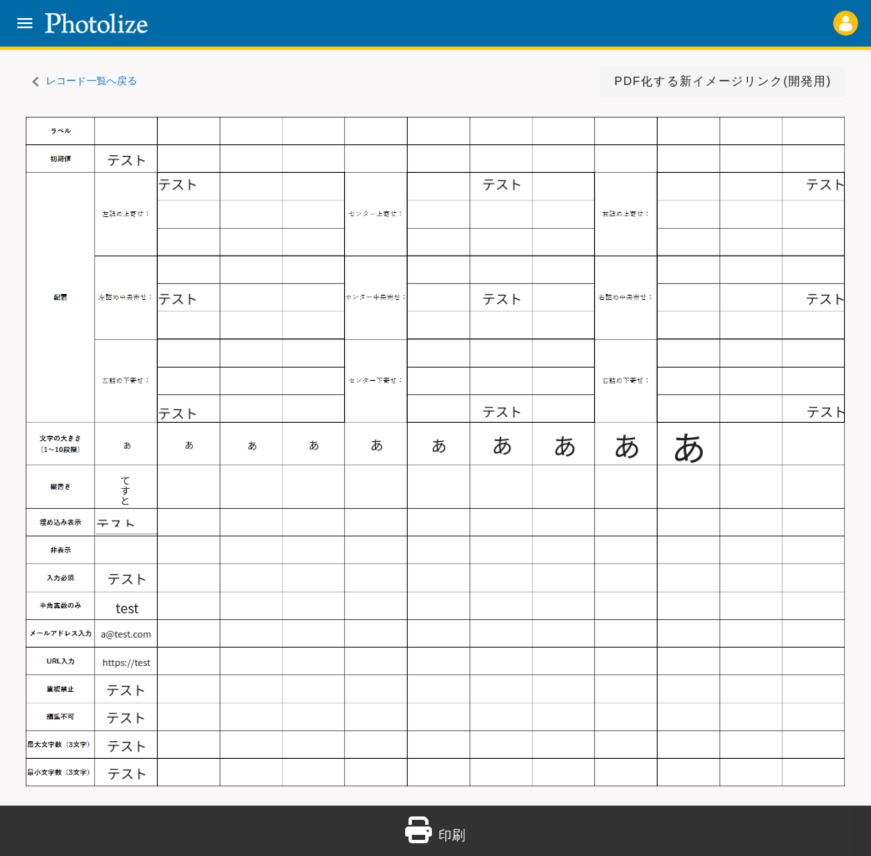
#> input picture python/TestScript/photolize/slt_ver1/high_png/base.png, 2613 x 2567 px, found by its file name (shown at 1/3 size)
$ python detect_rec_old.py
#> lines starting #> are read from the running program, lines starting #| are printed output that depends on the picture; after the words box and inside, x2 and y2 are one past the last pixel; in counts of white or black regions, pixels touching at a corner belong together
# 成功作
# 連番の色枠付き画像を生成＆対応する赤枠と緑枠を出力＆赤枠と緑枠の座標と幅と高さを出力＆配置の差異判定
# 参考サイト：https://sosotata.com/spot7differences/
import cv2
import os
import numpy as np

# 保存先ディレクトリを作成
output_dir = os.path.join(os.path.dirname(os.path.abspath(__file__)), "high_png/")
# フォルダが存在しない場合は作成
if not os.path.exists(output_dir):
    os.makedirs(output_dir)
# ファイル名を生成
output_file_name_A = 'base.png'
output_file_name_B = 'chg_position.png'
# ファイルパスを作成
output_file_path_A = os.path.join(output_dir, output_file_name_A)
output_file_path_B = os.path.join(output_dir, output_file_name_B)

img1 = cv2.imread(output_file_path_A)
#> img1 is the input picture: shape (2567, 2613, 3); mean B, G, R 229.8, 227.4, 222.3
img2 = cv2.imread(output_file_path_B)
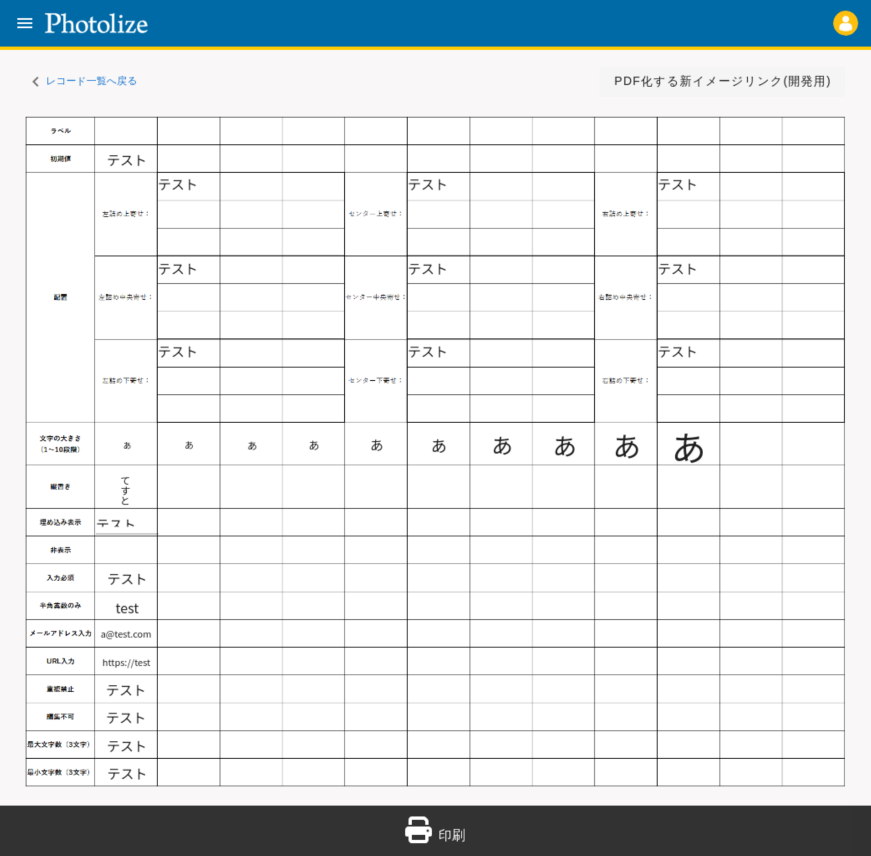
#> input picture python/TestScript/photolize/slt_ver1/high_png/chg_position.png, 2613 x 2567 px, found by its file name (shown at 1/3 size)
#> img2 is the input picture: shape (2567, 2613, 3); mean B, G, R 229.8, 227.4, 222.3

clahe = cv2.createCLAHE(clipLimit=30.0, tileGridSize=(10, 10))
img1_gray = cv2.cvtColor(img1, cv2.COLOR_BGR2GRAY)
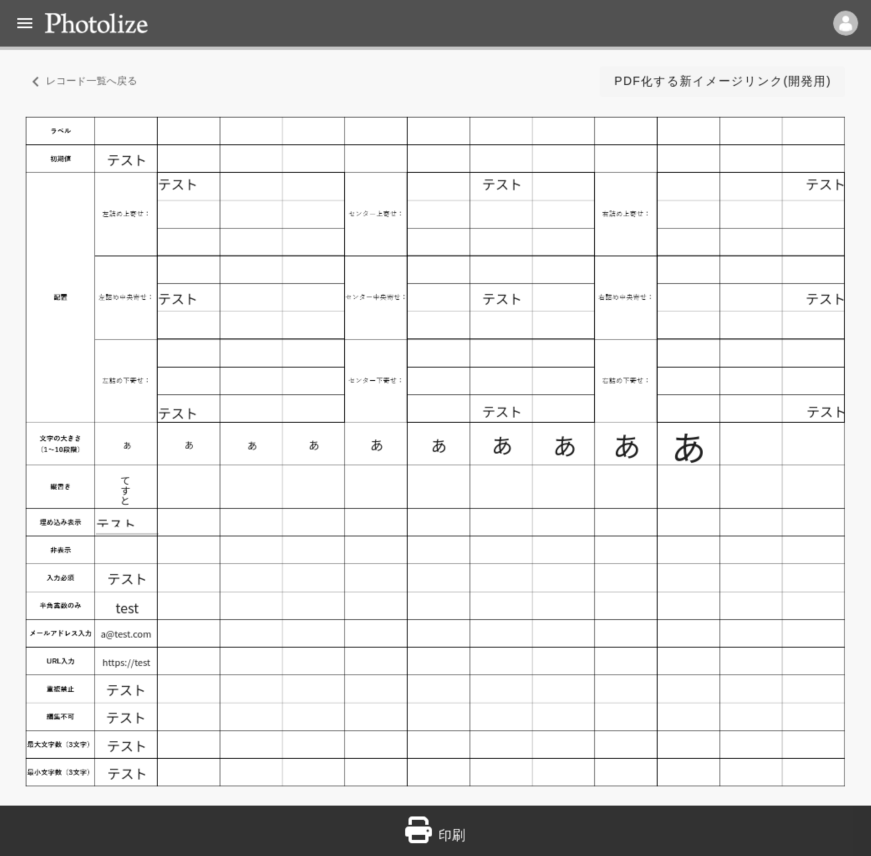
#> img1_gray: shape (2567, 2613) (shown at 1/3 size); min 0, max 255, mean 226.2
img2_gray = cv2.cvtColor(img2, cv2.COLOR_BGR2GRAY)
img1_gray = clahe.apply(img1_gray)
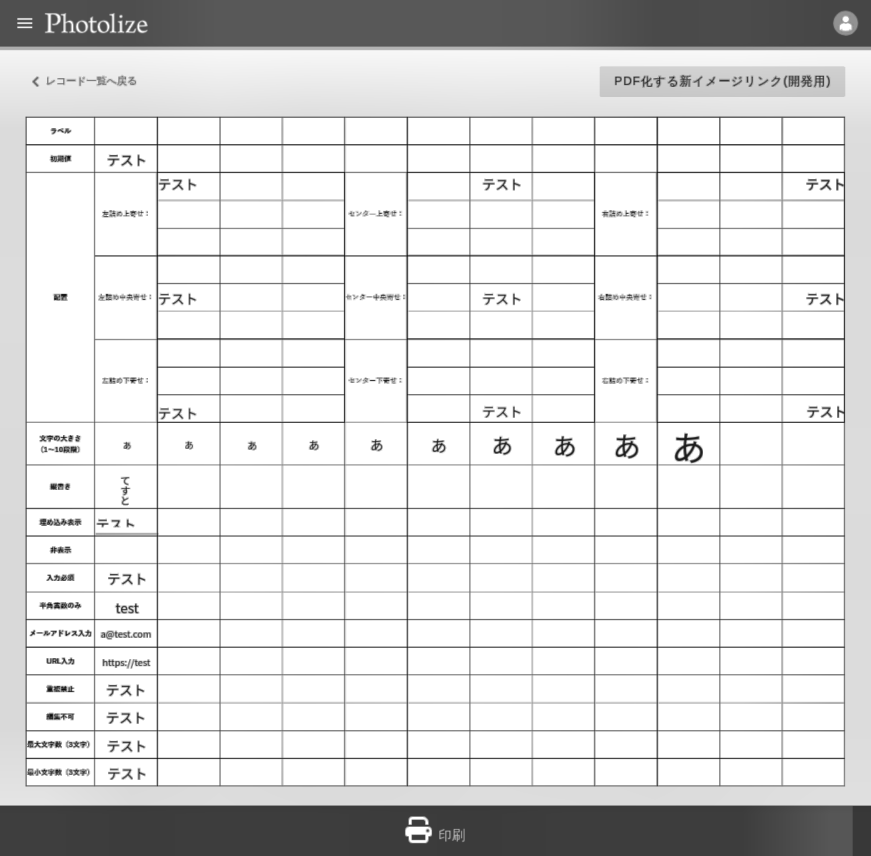
#> img1_gray: shape (2567, 2613) (shown at 1/3 size); min 1, max 255, mean 220.8
img2_gray = clahe.apply(img2_gray)

img1_gray = cv2.GaussianBlur(img1_gray, (13, 13), 0)
img2_gray = cv2.GaussianBlur(img2_gray, (13, 13), 0)

# [11 lines of commented-out code are left out]
diff = cv2.absdiff(img1_gray, img2_gray)
ret, diff = cv2.threshold(diff, 0, 255, cv2.THRESH_BINARY + cv2.THRESH_OTSU)
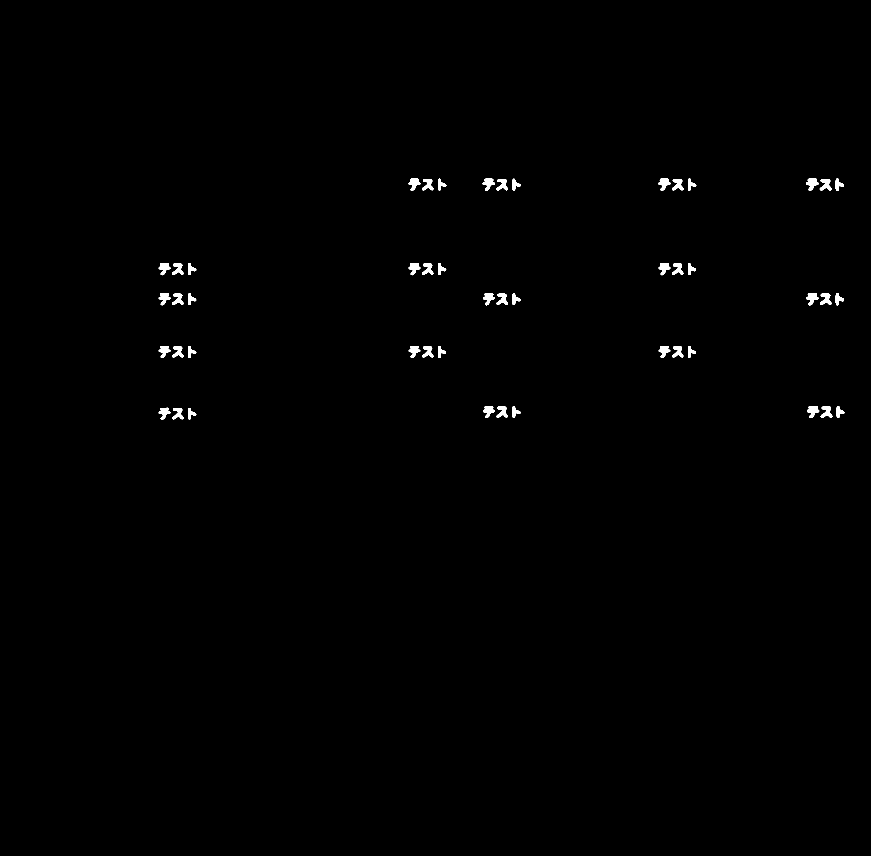
#> diff: shape (2567, 2613) (shown at 1/3 size); 0.43% white; 54 white regions, largest, box (x1, y1, x2, y2) and area: (2418, 536, 2455, 572) 770, (2421, 1218, 2458, 1254) 750, (1975, 536, 2011, 572) 742
#> ret = 48
diff = cv2.GaussianBlur(diff, (11, 11), 0)

### 枠づけ ###
red_rectangles = []  # 赤枠の情報を格納するリスト
green_rectangles = []  # 緑枠の情報を格納するリスト
text_positions = []  # 文字の位置情報を格納するリスト
correct_contours = [] # 適切な枠の情報を格納するリスト
threshold_distance = 100

# 画像Aから画像Bを引くことで1枚目の画像の差分のみを取得
diff_img1 = cv2.subtract(img1_gray, img2_gray)
diff_img2 = cv2.subtract(img2_gray, img1_gray)

# 二値化
ret, diff_img1 = cv2.threshold(diff_img1, 0, 255, cv2.THRESH_BINARY + cv2.THRESH_OTSU)
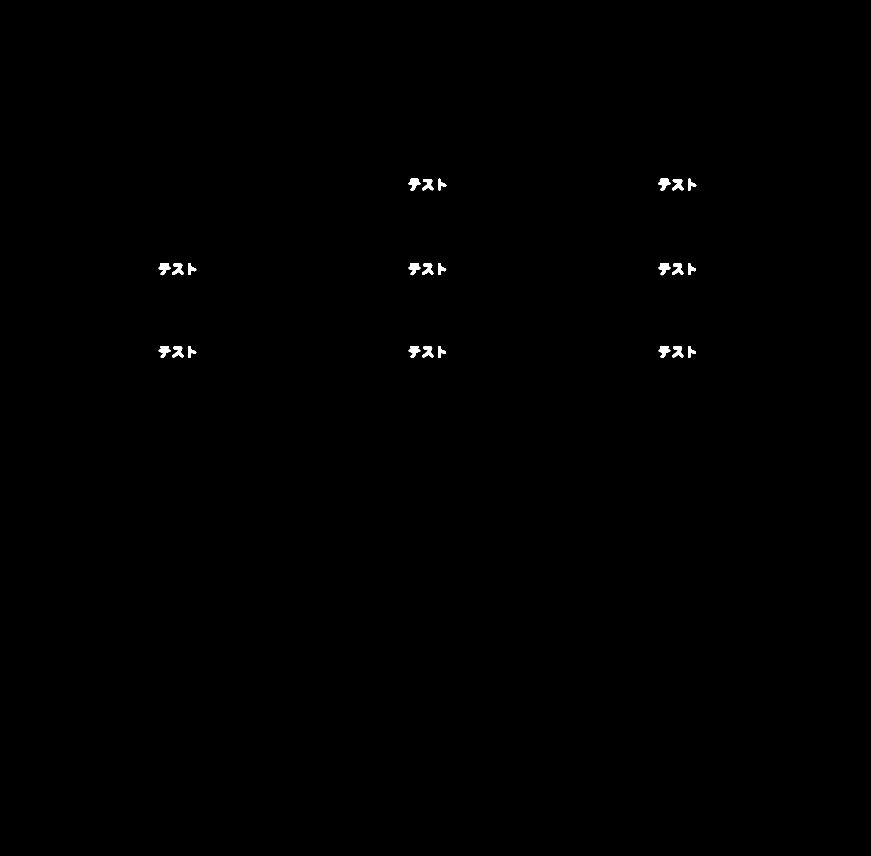
#> diff_img1: shape (2567, 2613) (shown at 1/3 size); 0.21% white; 27 white regions, largest, box (x1, y1, x2, y2) and area: (1975, 536, 2011, 572) 742, (1226, 536, 1261, 572) 723, (2016, 537, 2050, 571) 703
diff_img1 = cv2.GaussianBlur(diff_img1, (11, 11), 0)
ret, diff_img2 = cv2.threshold(diff_img2, 0, 255, cv2.THRESH_BINARY + cv2.THRESH_OTSU)
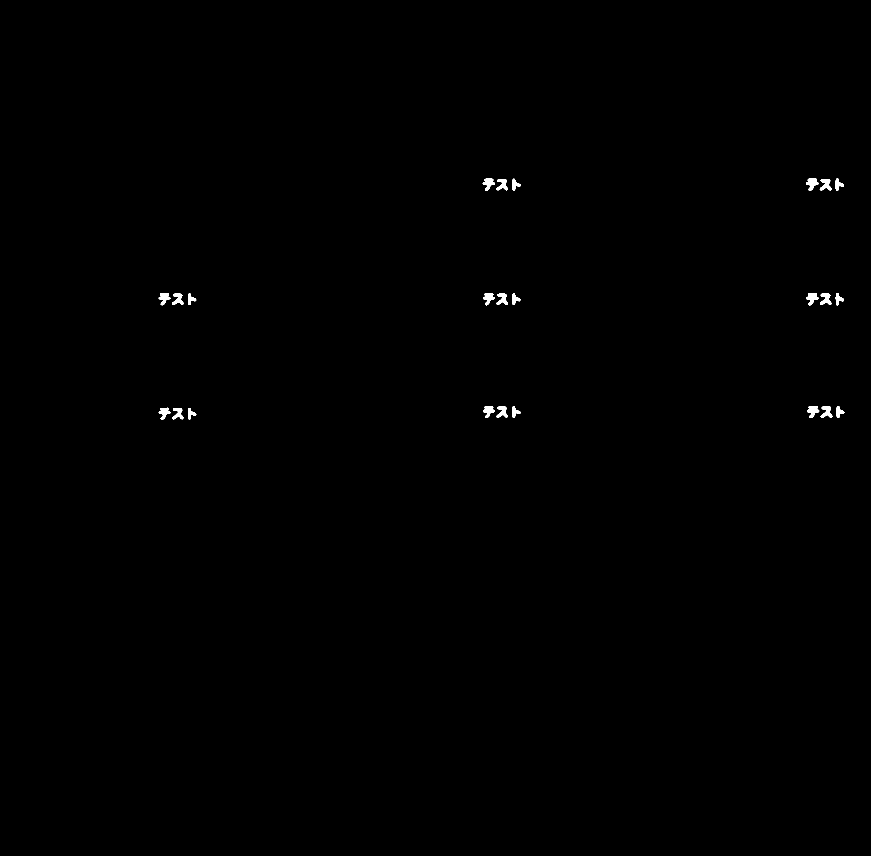
#> diff_img2: shape (2567, 2613) (shown at 1/3 size); 0.21% white; 27 white regions
#> ret = 49
diff_img2 = cv2.GaussianBlur(diff_img2, (11, 11), 0)

# 差分画像に輪郭を描画
contours1, _ = cv2.findContours(diff_img1, cv2.RETR_EXTERNAL, cv2.CHAIN_APPROX_SIMPLE)
#> contours1 = 16 contours; largest, box (x1, y1, x2, y2) and area: (1970, 531, 2055, 577) 2894, (1221, 531, 1305, 577) 2844, (471, 785, 556, 830) 2798, (471, 1033, 555, 1079) 2788, (1221, 1033, 1305, 1079) 2780
contours2, _ = cv2.findContours(diff_img2, cv2.RETR_EXTERNAL, cv2.CHAIN_APPROX_SIMPLE)
#> contours2 = 16 contours; largest, box (x1, y1, x2, y2) and area: (2413, 531, 2500, 577) 2946, (2416, 1213, 2502, 1259) 2899, (2414, 875, 2499, 921) 2887, (1443, 531, 1529, 577) 2840, (471, 875, 555, 921) 2778
all_contours = contours1 + contours2
#> all_contours = 32 contours; largest, box (x1, y1, x2, y2) and area: (2413, 531, 2500, 577) 2946, (2416, 1213, 2502, 1259) 2899, (1970, 531, 2055, 577) 2894, (2414, 875, 2499, 921) 2887, (1221, 531, 1305, 577) 2844
print("抽出された枠の数:", len(all_contours))
#| 抽出された枠の数: 32

# 各枠に対して処理を行う
for contour in all_contours:
    x, y, w, h = cv2.boundingRect(contour)
    # 枠の中心座標を計算
    center_x = x + w // 2
    center_y = y + h // 2

    # 既存の文字と近くにある場合、同じ枠に追加
    is_added_to_existing = False
    for text_position in text_positions:
        dist = np.sqrt((center_x - text_position[0]) ** 2 + (center_y - text_position[1]) ** 2)
        if dist < threshold_distance:  # 適切な距離の閾値を設定
            text_position[0] = (text_position[0] + center_x) // 2  # 中心座標を更新
            text_position[1] = (text_position[1] + center_y) // 2
            text_position[2] = min(text_position[2], x)  # 枠の左上座標を更新
            text_position[3] = min(text_position[3], y)
            text_position[4] = max(text_position[4], x + w)  # 枠の右下座標を更新
            text_position[5] = max(text_position[5], y + h)
            is_added_to_existing = True
            break

    # 新しい枠として追加
    if not is_added_to_existing:
        text_positions.append([center_x, center_y, x, y, x + w, y + h])
#> this loop made 32 passes
#> (x, y, w, h, center_x, center_y) on passes 1 to 12: (2059, 1033, 34, 45, 2076, 1055), (1971, 1033, 84, 46, 2013, 1056), (1309, 1033, 34, 45, 1326, 1055), (1221, 1033, 84, 46, 1263, 1056), (559, 1033, 35, 45, 576, 1055), (471, 1033, 84, 46, 513, 1056), (1971, 785, 84, 46, 2013, 808), (1309, 785, 34, 45, 1326, 807), (1221, 785, 84, 45, 1263, 807), (559, 785, 35, 45, 576, 807), (471, 785, 85, 45, 513, 807), (2059, 784, 34, 46, 2076, 807)
#> after the loop, text_position = [1517, 554, 1443, 531, 1567, 577]; text_positions = 15 items

# 適切な枠の情報をもつリストの作成
for position in text_positions:
    x1, y1, x2, y2 = position[2:]
    correct_contours.append([x1, y1, x2-x1, y2-y1])
#> this loop made 15 passes
#> (position, x1, y1, x2, y2) on passes 1 to 11: ([2044, 1055, 1971, 1033, 2093, 1079], 1971, 1033, 2093, 1079), ([1294, 1055, 1221, 1033, 1343, 1079], 1221, 1033, 1343, 1079), ([544, 1055, 471, 1033, 594, 1079], 471, 1033, 594, 1079), ([2044, 807, 1971, 784, 2093, 831], 1971, 784, 2093, 831), ([1294, 807, 1221, 785, 1343, 830], 1221, 785, 1343, 830), ([536, 875, 471, 785, 594, 921], 471, 785, 594, 921), ([2044, 554, 1970, 531, 2094, 577], 1970, 531, 2094, 577), ([1294, 554, 1221, 531, 1344, 577], 1221, 531, 1344, 577), ([544, 1241, 471, 1218, 594, 1264], 471, 1218, 594, 1264), ([1517, 1236, 1444, 1214, 1567, 1259], 1444, 1214, 1567, 1259), ([2490, 1236, 2416, 1213, 2538, 1259], 2416, 1213, 2538, 1259)
#> after the loop, correct_contours = 15 items, first 6: [1971, 1033, 122, 46], [1221, 1033, 122, 46], [471, 1033, 123, 46], [1971, 784, 122, 47], [1221, 785, 122, 45], [471, 785, 123, 136]
print("適切な枠の数:", len(correct_contours))
#| 適切な枠の数: 15

# 枠を描画
for c in correct_contours:
    x, y, w, h = c

    if w > 1 and h > 1:
        if img2[y:y+h, x:x+w].mean() > img1[y:y+h, x:x+w].mean():
            # 差異が２枚目の画像で大きい場合、赤色で表示
            cv2.rectangle(img2, (x, y), (x + w, y + h), (0, 0, 255), 3)
            red_rectangles.append((x, y, w, h))
        else:
            # 差異が１枚目の画像で大きい場合、緑色で表示
            cv2.rectangle(img2, (x, y), (x + w, y + h), (0, 255, 0), 4)
            green_rectangles.append((x, y, w, h))
#> this loop made 15 passes
#> (x, y, w, h) on passes 1 to 12: (1971, 1033, 122, 46), (1221, 1033, 122, 46), (471, 1033, 123, 46), (1971, 784, 122, 47), (1221, 785, 122, 45), (471, 785, 123, 136), (1970, 531, 124, 46), (1221, 531, 123, 46), (471, 1218, 123, 46), (1444, 1214, 123, 45), (2416, 1213, 122, 46), (2414, 874, 123, 47)
#> after the loop, green_rectangles = [(1971, 1033, 122, 46), (1221, 1033, 122, 46), (471, 1033, 123, 46), (1971, 784, 122, 47), (1221, 785, 122, 45), (471, 785, 123, 136), (1970, 531, 124, 46), (1221, 531, 123, 46)]; red_rectangles = [(471, 1218, 123, 46), (1444, 1214, 123, 45), (2416, 1213, 122, 46), (2414, 874, 123, 47), (1444, 875, 122, 46), (2413, 531, 124, 46), (1443, 531, 124, 46)]

# 赤枠の座標をy座標が0に近い順、次にx座標が0に近い順にソート
red_rectangles.sort(key=lambda rect: (rect[1], rect[0]))
# 緑枠の座標をy座標が0に近い順、次にx座標が0に近い順にソート
green_rectangles.sort(key=lambda rect: (rect[1], rect[0]))

# 赤枠に番号を割り振りながら座標を出力
for i, (x, y, w, h) in enumerate(red_rectangles, start=1):
    cv2.putText(img2, str(i), (x, y-5), cv2.FONT_HERSHEY_SIMPLEX, 1, (0, 0, 255), 3)
    print(f"赤枠{i:2}: x座標 ={x:5}, y座標 ={y:5}, 幅 ={w:4}, 高さ ={h:3}")
#> this loop made 7 passes
#| 赤枠 1: x座標 = 1443, y座標 =  531, 幅 = 124, 高さ = 46
#| 赤枠 2: x座標 = 2413, y座標 =  531, 幅 = 124, 高さ = 46
#| 赤枠 3: x座標 = 2414, y座標 =  874, 幅 = 123, 高さ = 47
#| 赤枠 4: x座標 = 1444, y座標 =  875, 幅 = 122, 高さ = 46
#| 赤枠 5: x座標 = 2416, y座標 = 1213, 幅 = 122, 高さ = 46
#| 赤枠 6: x座標 = 1444, y座標 = 1214, 幅 = 123, 高さ = 45
#| 赤枠 7: x座標 =  471, y座標 = 1218, 幅 = 123, 高さ = 46

# 緑枠に番号を割り振りながら座標を出力
for i, (x, y, w, h) in enumerate(green_rectangles, start=1):
    cv2.putText(img2, str(i), (x, y-5), cv2.FONT_HERSHEY_SIMPLEX, 1, (0, 255, 0), 3)
    print(f"緑枠{i:2}: x座標 ={x:5}, y座標 ={y:5}, 幅 ={w:4}, 高さ ={h:3}")
#> this loop made 8 passes
#| 緑枠 1: x座標 = 1221, y座標 =  531, 幅 = 123, 高さ = 46
#| 緑枠 2: x座標 = 1970, y座標 =  531, 幅 = 124, 高さ = 46
#| 緑枠 3: x座標 = 1971, y座標 =  784, 幅 = 122, 高さ = 47
#| 緑枠 4: x座標 =  471, y座標 =  785, 幅 = 123, 高さ =136
#| 緑枠 5: x座標 = 1221, y座標 =  785, 幅 = 122, 高さ = 45
#| 緑枠 6: x座標 =  471, y座標 = 1033, 幅 = 123, 高さ = 46
#| 緑枠 7: x座標 = 1221, y座標 = 1033, 幅 = 122, 高さ = 46
#| 緑枠 8: x座標 = 1971, y座標 = 1033, 幅 = 122, 高さ = 46

# 対応する赤枠と緑枠を表示
match_list = []  # マッチング結果を格納するリスト
for i, (x1, y1, w1, h1) in enumerate(red_rectangles, start=1):
    min_distance = float('inf')  # 最小距離を初期化
    closest_green_rect_index = None  # 最も近い緑枠のインデックスを初期化

    for j, (x2, y2, w2, h2) in enumerate(green_rectangles, start=1):
        # 赤枠と緑枠の中心座標を計算
        center_x1 = x1 + w1 // 2
        center_y1 = y1 + h1 // 2
        center_x2 = x2 + w2 // 2
        center_y2 = y2 + h2 // 2

        # 中心座標間の距離を計算
        distance = np.sqrt((center_x1 - center_x2)**2 + (center_y1 - center_y2)**2)

        if distance < 650 and distance < min_distance:  # 適切な距離の閾値を設定
            min_distance = distance
            closest_green_rect_index = j-1

    if closest_green_rect_index is not None:
        match_list.append((i, closest_green_rect_index+1, red_rectangles[i-1], green_rectangles[closest_green_rect_index]))
        print(f"赤枠{i:2} と緑枠{closest_green_rect_index+1:2} は対応します")
#> this loop made 7 passes
#| 赤枠 1 と緑枠 1 は対応します
#| 赤枠 2 と緑枠 2 は対応します
#| 赤枠 3 と緑枠 3 は対応します
#| 赤枠 4 と緑枠 5 は対応します
#| 赤枠 5 と緑枠 8 は対応します
#| 赤枠 6 と緑枠 7 は対応します
#| 赤枠 7 と緑枠 6 は対応します
#> after the loop, match_list = 7 items

### 差異が検出されたか判定 ###
# ある閾値以上の白いピクセルが存在する場合、差分があると判断する
threshold = 100  # 適切な閾値を選択
red_text_start = "\033[91m"
red_text_end = "\033[0m"
green_text_start = "\033[92m"
green_text_end = "\033[0m"

# 座標の違いから配置の差異を検出
# match_listを使用して、赤枠と緑枠の座標の差を求める
count = 0
# 幅と高さの差の許容誤差
tolerance = 5
for i, (red_point, green_point, red_rect, green_rect) in enumerate(match_list, start=1):
    x1, y1, w1, h1 = red_rect
    x2, y2, w2, h2 = green_rect

    # 赤枠と緑枠の座標の差を計算
    x_diff = x1 - x2
    y_diff = y1 - y2
    w_diff = w1 - w2
    h_diff = h1 - h2

    # 幅と高さの差が許容誤差以内のとき
    if abs(w_diff) <= tolerance and abs(h_diff) <= tolerance:
        # x座標またはy座標の差が0以外のとき
        if x_diff != 0 or y_diff != 0:
            count += 1 # いくつ差異箇所があったかをカウント

        # 差を表示
        print(f"(赤枠{red_point}, 緑枠{green_point}): x座標差={abs(x_diff):5}, y座標差={abs(y_diff):5}, 幅差={abs(w_diff):2}, 高低差={abs(h_diff):2}")
#> this loop made 7 passes
#> (green_point, x1, y1, w1, h1, x2, y2, w2) on passes 1 to 7: (1, 1443, 531, 124, 46, 1221, 531, 123), (2, 2413, 531, 124, 46, 1970, 531, 124), (3, 2414, 874, 123, 47, 1971, 784, 122), (5, 1444, 875, 122, 46, 1221, 785, 122), (8, 2416, 1213, 122, 46, 1971, 1033, 122), (7, 1444, 1214, 123, 45, 1221, 1033, 122), (6, 471, 1218, 123, 46, 471, 1033, 123)
#| (赤枠1, 緑枠1): x座標差=  222, y座標差=    0, 幅差= 1, 高低差= 0
#| (赤枠2, 緑枠2): x座標差=  443, y座標差=    0, 幅差= 0, 高低差= 0
#| (赤枠3, 緑枠3): x座標差=  443, y座標差=   90, 幅差= 1, 高低差= 0
#| (赤枠4, 緑枠5): x座標差=  223, y座標差=   90, 幅差= 0, 高低差= 1
#| (赤枠5, 緑枠8): x座標差=  445, y座標差=  180, 幅差= 0, 高低差= 0
#| (赤枠6, 緑枠7): x座標差=  223, y座標差=  181, 幅差= 1, 高低差= 1
#| (赤枠7, 緑枠6): x座標差=    0, y座標差=  185, 幅差= 0, 高低差= 0
#> after the loop, count = 7

if count > 0:
    print(f"{red_text_start}配置の差異を {count} 箇所検出しました{red_text_end}")
#| [91m配置の差異を 7 箇所検出しました[0m
else:
    print(f"{green_text_start}配置の差異はありません{green_text_end}")

# 差分画像を保存
if output_file_name_B == "base.png":
    output_file_name = f"judge_high_{output_file_name_B}"
else:
    output_file_name = f"judge_high_{output_file_name_B.split('_')[1]}"
output_dir2 = os.path.join(os.path.dirname(os.path.abspath(__file__)), "judge_high_png")
# フォルダが存在しない場合は作成
if not os.path.exists(output_dir2):
    os.makedirs(output_dir2)

# ファイルパスを作成
output_file_path = os.path.join(output_dir2, output_file_name)

# 画像を保存する
cv2.imwrite(output_file_path, img2)

print(f"2つの画像の差異部分に枠をつけたカラー画像を{output_file_path}に保存しました")
